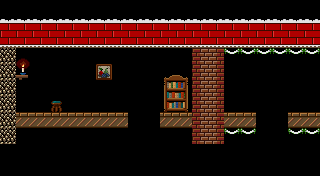

A level layout from a 2D game, rendered from its tile map. Below: a short description, then the map file with its tile-grid data intact:
An orthogonal 20x11 tile map with 16x16 px tiles, 5 tile layers (platforms, ladders, walls_with_collisions, decorations, ...).

<map version="1.10" tiledversion="1.11.2" orientation="orthogonal" renderorder="right-down" width="20" height="11" tilewidth="16" tileheight="16" infinite="0" nextlayerid="6" nextobjectid="1">
 <tileset firstgid="1" source="father_xmas_tiles.tsx" />
 <layer id="1" name="platforms" width="20" height="11">
  <data encoding="csv">
0,0,0,0,0,0,0,0,0,0,0,0,0,0,0,0,0,0,0,0,
0,0,0,0,0,0,0,0,0,0,0,0,0,0,0,0,0,0,0,0,
0,0,0,0,0,0,0,0,0,0,0,0,0,0,0,0,0,0,0,0,
0,0,0,0,0,0,0,0,0,0,0,0,0,0,0,0,0,0,0,0,
0,0,0,0,0,0,0,0,0,0,0,0,0,0,0,0,0,0,0,0,
0,0,0,0,0,0,0,0,0,0,0,0,0,0,0,0,0,0,0,0,
0,0,0,0,0,0,0,0,0,0,0,0,0,0,0,0,0,0,0,0,
0,1,1,1,1,1,1,1,0,0,1,1,0,0,1,1,0,0,1,1,
0,0,0,0,0,0,0,0,0,0,0,0,0,0,0,0,0,0,0,0,
0,0,0,0,0,0,0,0,0,0,0,0,0,0,0,0,0,0,0,0,
0,0,0,0,0,0,0,0,0,0,0,0,0,0,0,0,0,0,0,0
</data>
 </layer>
 <layer id="2" name="ladders" width="20" height="11">
  <data encoding="csv">
0,0,0,0,0,0,0,0,0,0,0,0,0,0,0,0,0,0,0,0,
0,0,0,0,0,0,0,0,0,0,0,0,0,0,0,0,0,0,0,0,
0,0,0,0,0,0,0,0,0,0,0,0,0,0,0,0,0,0,0,0,
0,0,0,0,0,0,0,0,0,0,0,0,0,0,0,0,0,0,0,0,
0,0,0,0,0,0,0,0,0,0,0,0,0,0,0,0,0,0,0,0,
0,0,0,0,0,0,0,0,0,0,0,0,0,0,0,0,0,0,0,0,
0,0,0,0,0,0,0,0,4,5,0,0,0,0,0,0,4,5,0,0,
0,0,0,0,0,0,0,0,24,25,0,0,0,0,0,0,24,25,0,0,
0,0,0,0,0,0,0,0,44,45,0,0,0,0,0,0,64,65,0,0,
0,0,0,0,0,0,0,0,44,45,0,0,0,0,0,0,44,45,0,0,
0,0,0,0,0,0,0,0,44,45,0,0,0,0,0,0,44,45,0,0
</data>
 </layer>
 <layer id="3" name="walls_with_collisions" width="20" height="11">
  <data encoding="csv">
0,0,0,0,0,0,0,0,0,0,0,0,0,0,0,0,0,0,0,0,
0,0,0,0,0,0,0,0,0,0,0,0,0,0,0,0,0,0,0,0,
0,0,0,0,0,0,0,0,0,0,0,0,0,0,0,0,0,0,0,0,
22,0,0,0,0,0,0,0,0,0,0,0,41,42,0,0,0,0,0,0,
22,0,0,0,0,0,0,0,0,0,0,0,41,42,0,0,0,0,0,0,
22,0,0,0,0,0,0,0,0,0,0,0,41,42,0,0,0,0,0,0,
22,0,0,0,0,0,0,0,0,0,0,0,41,42,0,0,0,0,0,0,
22,0,0,0,0,0,0,0,0,0,0,0,41,42,0,0,0,0,0,0,
22,0,0,0,0,0,0,0,0,0,0,0,41,42,0,0,0,0,0,0,
0,0,0,0,0,0,0,0,0,0,0,0,0,0,0,0,0,0,0,0,
0,0,0,0,0,0,0,0,0,0,0,0,0,0,0,0,0,0,0,0
</data>
 </layer>
 <layer id="4" name="decorations" width="20" height="11">
  <data encoding="csv">
0,0,0,0,0,0,0,0,0,0,0,0,0,0,0,0,0,0,0,0,
6,6,6,6,6,6,6,6,6,6,6,6,6,6,6,6,6,6,6,6,
26,26,26,26,26,26,26,26,26,26,26,26,26,26,26,26,26,26,26,26,
0,0,0,0,0,0,0,0,0,0,0,0,0,0,63,63,63,63,63,63,
0,0,0,0,0,0,84,0,0,0,46,47,0,0,0,0,0,0,0,0,
0,0,0,0,0,0,0,0,0,0,66,67,0,0,0,0,0,0,0,0,
0,0,0,85,0,0,0,0,0,0,86,87,0,0,0,0,0,0,0,0,
0,0,0,0,0,0,0,0,0,0,0,0,0,0,0,0,0,0,0,0,
0,0,0,0,0,0,0,0,0,0,0,0,0,0,63,63,0,0,63,63,
0,0,0,0,0,0,0,0,0,0,0,0,0,0,0,0,0,0,0,0,
0,0,0,0,0,0,0,0,0,0,0,0,0,0,0,0,0,0,0,0
</data>
 </layer>
 <layer id="5" name="animations" width="20" height="11">
  <data encoding="csv">
0,0,0,0,0,0,0,0,0,0,0,0,0,0,0,0,0,0,0,0,
0,0,0,0,0,0,0,0,0,0,0,0,0,0,0,0,0,0,0,0,
0,0,0,0,0,0,0,0,0,0,0,0,0,0,0,0,0,0,0,0,
0,61,0,0,0,0,0,0,0,0,0,0,0,0,0,0,0,0,0,0,
0,81,0,0,0,0,0,0,0,0,0,0,0,0,0,0,0,0,0,0,
0,0,0,0,0,0,0,0,0,0,0,0,0,0,0,0,0,0,0,0,
0,0,0,0,0,0,0,0,0,0,0,0,0,0,0,0,0,0,0,0,
0,0,0,0,0,0,0,0,0,0,0,0,0,0,0,0,0,0,0,0,
0,0,0,0,0,0,0,0,0,0,0,0,0,0,0,0,0,0,0,0,
0,0,0,0,0,0,0,0,0,0,0,0,0,0,0,0,0,0,0,0,
0,0,0,0,0,0,0,0,0,0,0,0,0,0,0,0,0,0,0,0
</data>
 </layer>
</map>